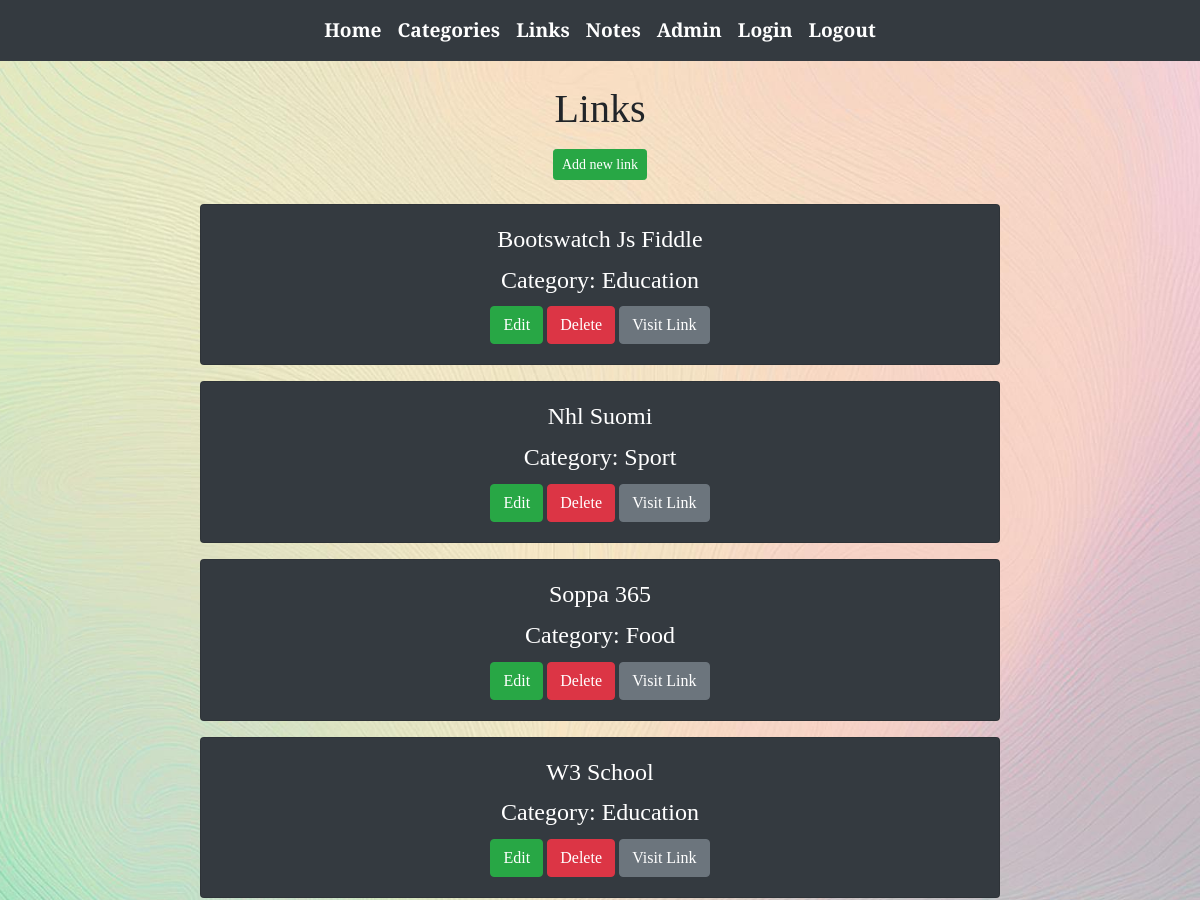
Page /links/ (signed in, upper part) on the earlier database version.
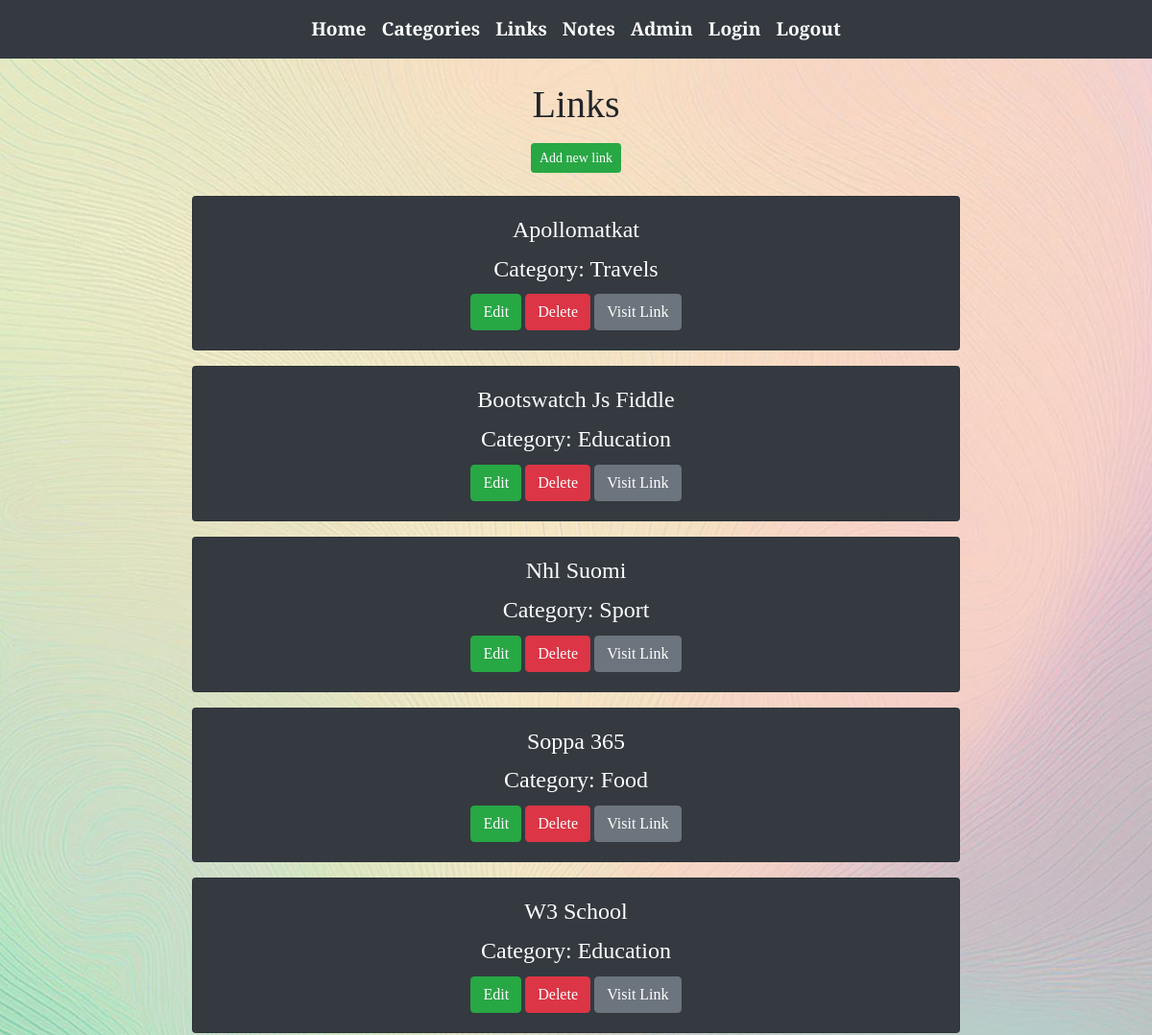
Same page on the later database version.
### app/models.py (models this page shows, shortened)
class Link(models.Model):
    linkname = models.CharField(max_length=50, default = "link")
    category = models.ForeignKey(Category, on_delete=models.CASCADE)
    link_link = models.URLField(max_length=200, blank=True, null=True)  # Uusi kenttä hyperlinkille

class Category(models.Model):
    categoryname = models.CharField(max_length=50, default = "link")
    def __str__(self):
        return f"{self.categoryname}"

### app/views.py (the view)
# urls.py: path('links/', linklistview , name='links'),
def linklistview(request):
    if not request.user.is_authenticated:
        return render(request, 'loginpage.html')
    else:
        linklist = Link.objects.all().order_by('linkname')
        categorylist = Category.objects.all()
        context = {'links': linklist, 'categories': categorylist}
        return render(request,'linklist.html', context)

### app/templates/linklist.html (shortened to what this page needs)
{% extends 'index.html' %}
{% block content %}
<div class="container text-center playfair-display-unique1">
    <h1>Links</h1>
    <div class="d-flex justify-content-center mt-3">
        <button id="add-btn" class="btn btn-success btn-sm" onclick="showaddform()">Add new link</button>
    </div>
    <div class="d-flex flex-column align-items-center mt-4">
        {% for l in links %}
        <div class="card bg-dark text-white mb-3" style="width: 50rem;">
            <div class="card-body text-center">
                <h4 class="card-title">{{ l.linkname }}</h4>
                <h4 class="card-title">Category: {{ l.category }}</h4>
                <a href="/edit-link-get/{{ l.id }}/" class="btn btn-success">Edit</a>
                <a href="/confirm-delete-link/{{ l.id }}/" class="btn btn-danger">Delete</a>
                <a href="{{ l.link_link }}" class="btn btn-secondary" target="_blank" title="Visit {{ l.linkname }}">Visit Link</a>
            </div>
        </div>
        {% empty %}
        <div class="card bg-dark text-white" style="width: 50rem;">
            <div class="card-body">
                <p class="card-text">No links found in the database</p>
            </div>
        </div>
        {% endfor %}
    </div>
</div>
{% endblock %}

Differences in the rows shown:
added Link: linkname "Apollomatkat", category "Travels"
